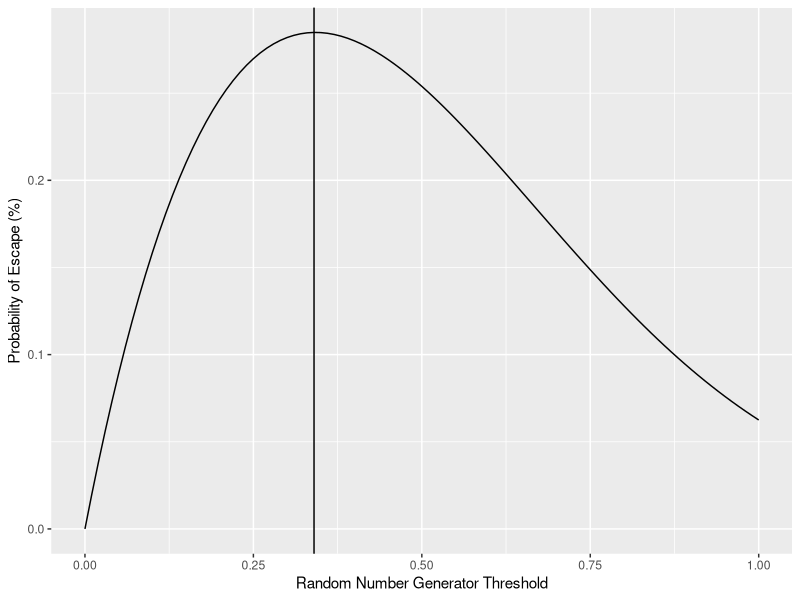
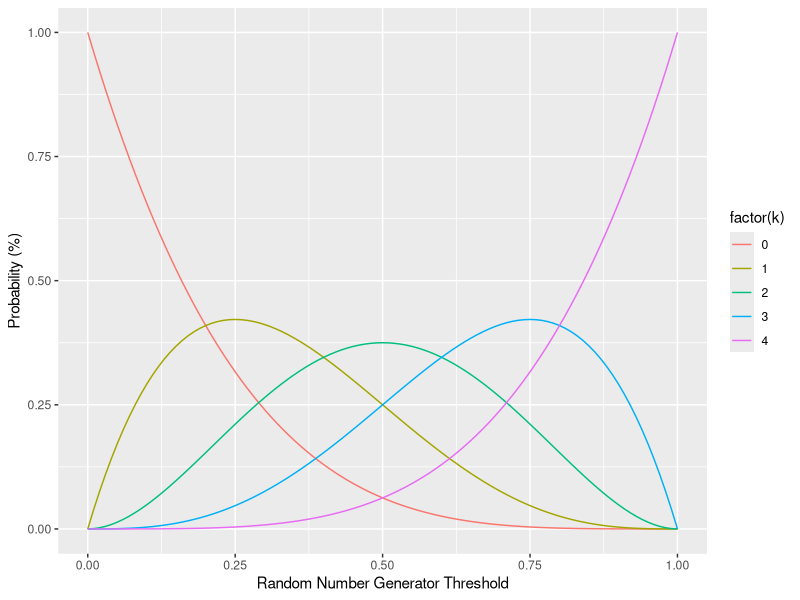
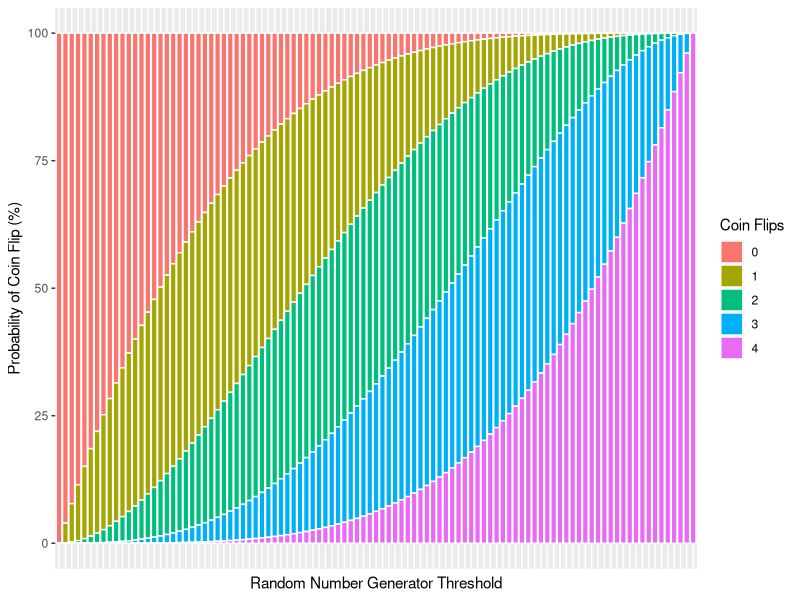

Write R code to recreate these figures, in order.
## ---- chunk 1
knitr::opts_chunk$set(echo = TRUE)
## ---- chunk 2
library(ggplot2)
## ---- chunk 3
binomialDist <- function (N, k, p) {
  return(choose(N, k) * (p^k) * ((1-p)^(N-k)))
}

myFunction <- function (N, k_vector, p) {
  escape <- 0
  for (k in k_vector) {
    escape <- escape + (binomialDist(N, k, p) * (0.5^k))
  }
  return(escape)
}

df <- data.frame(p = seq.int(0, 1, 0.01))

df$escape <- myFunction(4, 1:4, df$p)

print(paste("The optimal probability of escape is ", max(df$escape), " when the random number generator threshold is set to ", df[df$escape == max(df$escape), "p"], sep = ""))

ggplot(df) +
  geom_line(aes(x=p, y=escape)) +
  xlab("Random Number Generator Threshold") +
  ylab("Probability of Escape (%)") +
  geom_vline(aes(xintercept=df[escape == max(escape), "p"]))
## ---- chunk 4
myFunction <- function (n, k, p) {
  return(choose(n, k) * (p^k) * ((1-p)^(n-k)))
}

df <- expand.grid(p = seq.int(0, 1, 0.01), k = 0:4)

for (row in 1:nrow(df)) {
  k <- df[row, "k"]
  p <- df[row, "p"]
  df[row, "prob"] <- myFunction(4, k, p)
}

ggplot(df) +
  geom_line(aes(x=p, y=prob, color=factor(k))) +
  xlab("Random Number Generator Threshold") +
  ylab("Probability (%)")
## ---- chunk 5
ggplot(df, aes(x=factor(p), y=prob*100, fill=factor(k))) + 
  geom_bar(stat="identity", colour="white") +
  xlab("Random Number Generator Threshold") +
  ylab("Probability of Coin Flip (%)") +
  theme(axis.text.x=element_blank(),
        axis.ticks.x=element_blank()) + 
  guides(fill=guide_legend(title="Coin Flips"))
